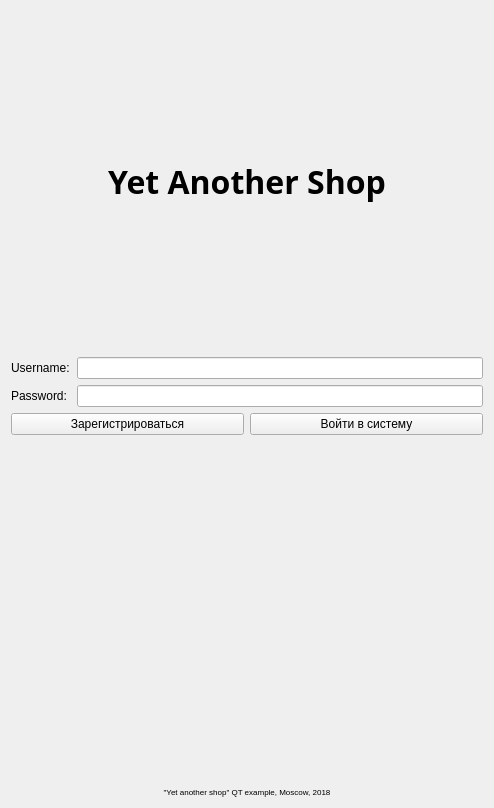
<?xml version="1.0" encoding="UTF-8"?>
<ui version="4.0">
 <class>Form</class>
 <widget class="QWidget" name="Form">
  <property name="geometry">
   <rect>
    <x>0</x>
    <y>0</y>
    <width>494</width>
    <height>808</height>
   </rect>
  </property>
  <property name="windowTitle">
   <string>Form</string>
  </property>
  <layout class="QVBoxLayout" name="verticalLayout">
   <item>
    <widget class="QLabel" name="label">
     <property name="sizePolicy">
      <sizepolicy hsizetype="Preferred" vsizetype="Expanding">
       <horstretch>0</horstretch>
       <verstretch>0</verstretch>
      </sizepolicy>
     </property>
     <property name="font">
      <font>
       <family>MV Boli</family>
       <pointsize>24</pointsize>
       <weight>75</weight>
       <bold>true</bold>
      </font>
     </property>
     <property name="text">
      <string>Yet Another Shop</string>
     </property>
     <property name="alignment">
      <set>Qt::AlignCenter</set>
     </property>
    </widget>
   </item>
   <item>
    <layout class="QGridLayout" name="gridLayout">
     <item row="0" column="0">
      <widget class="QLabel" name="label_2">
       <property name="sizePolicy">
        <sizepolicy hsizetype="Preferred" vsizetype="Fixed">
         <horstretch>0</horstretch>
         <verstretch>0</verstretch>
        </sizepolicy>
       </property>
       <property name="text">
        <string>Username:</string>
       </property>
      </widget>
     </item>
     <item row="1" column="0">
      <widget class="QLabel" name="label_3">
       <property name="sizePolicy">
        <sizepolicy hsizetype="Preferred" vsizetype="Fixed">
         <horstretch>0</horstretch>
         <verstretch>0</verstretch>
        </sizepolicy>
       </property>
       <property name="text">
        <string>Password: </string>
       </property>
      </widget>
     </item>
     <item row="0" column="1">
      <widget class="QLineEdit" name="lineEdit"/>
     </item>
     <item row="1" column="1">
      <widget class="QLineEdit" name="lineEdit_2"/>
     </item>
    </layout>
   </item>
   <item>
    <layout class="QHBoxLayout" name="horizontalLayout">
     <item>
      <widget class="QPushButton" name="pushButton_2">
       <property name="text">
        <string>Зарегистрироваться</string>
       </property>
      </widget>
     </item>
     <item>
      <widget class="QPushButton" name="pushButton">
       <property name="text">
        <string>Войти в систему</string>
       </property>
      </widget>
     </item>
    </layout>
   </item>
   <item>
    <widget class="QLabel" name="label_4">
     <property name="sizePolicy">
      <sizepolicy hsizetype="Preferred" vsizetype="Expanding">
       <horstretch>0</horstretch>
       <verstretch>0</verstretch>
      </sizepolicy>
     </property>
     <property name="text">
      <string/>
     </property>
    </widget>
   </item>
   <item>
    <widget class="QLabel" name="label_5">
     <property name="sizePolicy">
      <sizepolicy hsizetype="Preferred" vsizetype="Fixed">
       <horstretch>0</horstretch>
       <verstretch>0</verstretch>
      </sizepolicy>
     </property>
     <property name="font">
      <font>
       <pointsize>6</pointsize>
      </font>
     </property>
     <property name="text">
      <string>&quot;Yet another shop&quot; QT example, Moscow, 2018</string>
     </property>
     <property name="alignment">
      <set>Qt::AlignCenter</set>
     </property>
    </widget>
   </item>
  </layout>
 </widget>
 <resources/>
 <connections/>
</ui>
